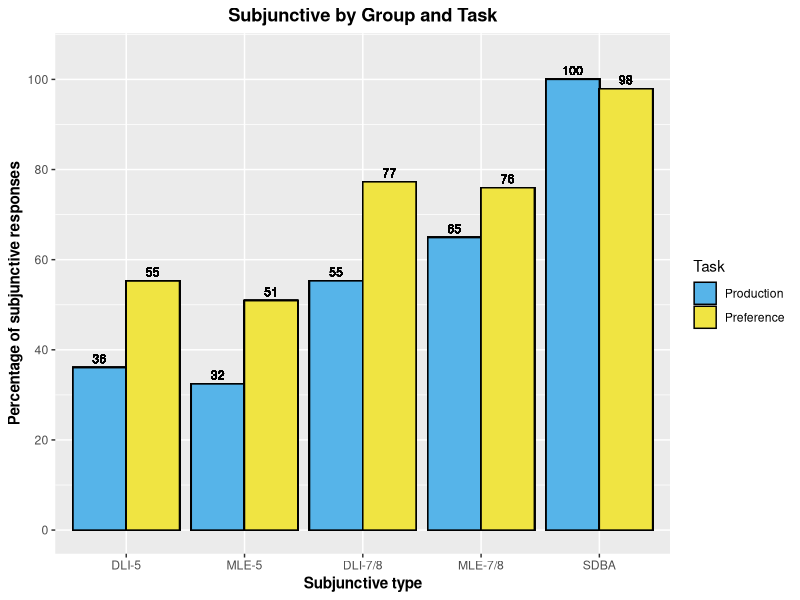

Source code (R):
library(tidyverse)


# Load data
## EPT
SDB_EPT <- read_csv("./CSV Files/SDB/SDB Subjunctive EPT.csv") %>%
  filter(Property == "Intensional subjunctive") %>% 
  mutate(Group = "SDBA",
         Task = "Production")

DLI78_EPT <- read_csv("./CSV Files/DLI-78/DLI-78 Subjunctive EPT.csv") %>%
  filter(Property == "Intensional subjunctive") %>% 
  mutate(Group = "DLI-7/8",
         Task = "Production")

MLS78_EPT <- read_csv("./CSV Files/MLS-78/MLS-78 Subjunctive EPT.csv") %>%
  filter(!School == "GBCS") %>% 
  filter(Property == "Intensional subjunctive") %>% 
  mutate(Group = "MLE-7/8",
         Task = "Production")

DLI5_EPT <- read_csv("./CSV Files/DLI-5/DLI-5 Subjunctive EPT.csv")  %>%
  filter(Property == "Intensional subjunctive")%>% 
  mutate(Group = "DLI-5",
         Task = "Production")

MLS5_EPT <- read_csv("./CSV Files/MLS-5/MLS-5 Subjunctive EPT.csv") %>%
  filter(!School == "GBCS") %>% 
  filter(Property == "Intensional subjunctive") %>% 
  mutate(Group = "MLE-5",
         Task = "Production")


## FCT
SDB_FCT <- read_csv("./CSV Files/SDB/SDB Subjunctive FCT.csv") %>%
  filter(Property == "Intensional subjunctive") %>% 
  mutate(Group = "SDBA",
         Task = "Preference")

DLI78_FCT <- read_csv("./CSV Files/DLI-78/DLI-78 Subjunctive FCT.csv") %>%
  filter(Property == "Intensional subjunctive") %>% 
  mutate(Group = "DLI-7/8",
         Task = "Preference")

MLS78_FCT <- read_csv("./CSV Files/MLS-78/MLS-78 Subjunctive FCT.csv") %>%
  filter(!School == "GBCS") %>% 
  filter(Property == "Intensional subjunctive") %>% 
  mutate(Group = "MLE-7/8",
         Task = "Preference")

DLI5_FCT <- read_csv("./CSV Files/DLI-5/DLI-5 Subjunctive FCT.csv")  %>%
  filter(Property == "Intensional subjunctive")%>% 
  mutate(Group = "DLI-5",
         Task = "Preference")

MLS5_FCT <- read_csv("./CSV Files/MLS-5/MLS-5 Subjunctive FCT.csv") %>%
  filter(!School == "GBCS") %>% 
  filter(Property == "Intensional subjunctive") %>% 
  mutate(Group = "MLE-5",
         Task = "Preference")


## Rejoin datasets for all participants
EPT <- rbind(SDB_EPT, DLI78_EPT, MLS78_EPT, DLI5_EPT, MLS5_EPT)
FCT <- rbind(SDB_FCT, DLI78_FCT, MLS78_FCT, DLI5_FCT, MLS5_FCT)


# Generate aggregate levels
## Create individual values
MLS5_EPT_Structure <- aggregate(MLS5_EPT$Mood_Use, list(MLS5_EPT$Structure), FUN = mean, na.rm = TRUE)
MLS5_EPT_Structure <- MLS5_EPT_Structure %>% rename(Structure_Avg = x)
MLS5_EPT_Structure <- left_join(MLS5_EPT, MLS5_EPT_Structure, by = c("Structure" = "Group.1")) %>%  
  mutate(Structure_Percentage = Structure_Avg * 100)

MLS5_FCT_Structure <- aggregate(MLS5_FCT$Mood_Use, list(MLS5_FCT$Structure), FUN = mean, na.rm = TRUE)
MLS5_FCT_Structure <- MLS5_FCT_Structure %>% rename(Structure_Avg = x)
MLS5_FCT_Structure <- left_join(MLS5_FCT, MLS5_FCT_Structure, by = c("Structure" = "Group.1")) %>%  
  mutate(Structure_Percentage = Structure_Avg * 100)

DLI5_EPT_Structure <- aggregate(DLI5_EPT$Mood_Use, list(DLI5_EPT$Structure), FUN = mean, na.rm = TRUE)
DLI5_EPT_Structure <- DLI5_EPT_Structure %>% rename(Structure_Avg = x)
DLI5_EPT_Structure <- left_join(DLI5_EPT, DLI5_EPT_Structure, by = c("Structure" = "Group.1")) %>%  
  mutate(Structure_Percentage = Structure_Avg * 100)

DLI5_FCT_Structure <- aggregate(DLI5_FCT$Mood_Use, list(DLI5_FCT$Structure), FUN = mean, na.rm = TRUE)
DLI5_FCT_Structure <- DLI5_FCT_Structure %>% rename(Structure_Avg = x)
DLI5_FCT_Structure <- left_join(DLI5_FCT, DLI5_FCT_Structure, by = c("Structure" = "Group.1")) %>%  
  mutate(Structure_Percentage = Structure_Avg * 100)

DLI78_EPT_Structure <- aggregate(DLI78_EPT$Mood_Use, list(DLI78_EPT$Structure), FUN = mean, na.rm = TRUE)
DLI78_EPT_Structure <- DLI78_EPT_Structure %>% rename(Structure_Avg = x)
DLI78_EPT_Structure <- left_join(DLI78_EPT, DLI78_EPT_Structure, by = c("Structure" = "Group.1")) %>%  
  mutate(Structure_Percentage = Structure_Avg * 100)

DLI78_FCT_Structure <- aggregate(DLI78_FCT$Mood_Use, list(DLI78_FCT$Structure), FUN = mean, na.rm = TRUE)
DLI78_FCT_Structure <- DLI78_FCT_Structure %>% rename(Structure_Avg = x)
DLI78_FCT_Structure <- left_join(DLI78_FCT, DLI78_FCT_Structure, by = c("Structure" = "Group.1")) %>%  
  mutate(Structure_Percentage = Structure_Avg * 100)

MLS78_EPT_Structure <- aggregate(MLS78_EPT$Mood_Use, list(MLS78_EPT$Structure), FUN = mean, na.rm = TRUE)
MLS78_EPT_Structure <- MLS78_EPT_Structure %>% rename(Structure_Avg = x)
MLS78_EPT_Structure <- left_join(MLS78_EPT, MLS78_EPT_Structure, by = c("Structure" = "Group.1")) %>%  
  mutate(Structure_Percentage = Structure_Avg * 100)

MLS78_FCT_Structure <- aggregate(MLS78_FCT$Mood_Use, list(MLS78_FCT$Structure), FUN = mean, na.rm = TRUE)
MLS78_FCT_Structure <- MLS78_FCT_Structure %>% rename(Structure_Avg = x)
MLS78_FCT_Structure <- left_join(MLS78_FCT, MLS78_FCT_Structure, by = c("Structure" = "Group.1")) %>%  
  mutate(Structure_Percentage = Structure_Avg * 100)

SDB_EPT_Structure <- aggregate(SDB_EPT$Mood_Use, list(SDB_EPT$Structure), FUN = mean, na.rm = TRUE)
SDB_EPT_Structure <- SDB_EPT_Structure %>% rename(Structure_Avg = x)
SDB_EPT_Structure <- left_join(SDB_EPT, SDB_EPT_Structure, by = c("Structure" = "Group.1")) %>%  
  mutate(Structure_Percentage = Structure_Avg * 100)

SDB_FCT_Structure <- aggregate(SDB_FCT$Mood_Use, list(SDB_FCT$Structure), FUN = mean, na.rm = TRUE)
SDB_FCT_Structure <- SDB_FCT_Structure %>% rename(Structure_Avg = x)
SDB_FCT_Structure <- left_join(SDB_FCT, SDB_FCT_Structure, by = c("Structure" = "Group.1")) %>%  
  mutate(Structure_Percentage = Structure_Avg * 100)

EPT_Structure <- rbind(DLI5_EPT_Structure, MLS5_EPT_Structure, DLI78_EPT_Structure, MLS78_EPT_Structure, SDB_EPT_Structure)
FCT_Structure <- rbind(DLI5_FCT_Structure, MLS5_FCT_Structure, DLI78_FCT_Structure, MLS78_FCT_Structure, SDB_FCT_Structure)

Subj_Percentage <- rbind(EPT_Structure, FCT_Structure)
Subj_Percentage$Group <- factor(Subj_Percentage$Group, levels = c("DLI-5", "MLE-5", "DLI-7/8", "MLE-7/8", "SDBA"))
Subj_Percentage$Task <- factor(Subj_Percentage$Task, levels = c("Production", "Preference"))

# Generate bar graph
Subj_Percentage %>% 
  ggplot(aes(x = Group, y = Structure_Percentage, fill = Task)) + 
  geom_bar(position = "dodge", color = "black", stat = "identity") +
  scale_y_continuous(breaks = seq (0, 100, 20),
                     limits = c(0, 105)) +
  geom_text(aes(label = round(Structure_Percentage)),
            position = position_dodge(width = .9),
            vjust = -0.5,
            size = 3) +
  scale_fill_manual(values = c("#56B4E9", "#F0E442")) +
  labs(x = "Subjunctive type", y = "Percentage of subjunctive responses", fill = "Task", title = "Subjunctive by Group and Task") +
  theme(axis.title = element_text(face = "bold"),
        plot.title = element_text(hjust = 0.5, face = "bold"))

